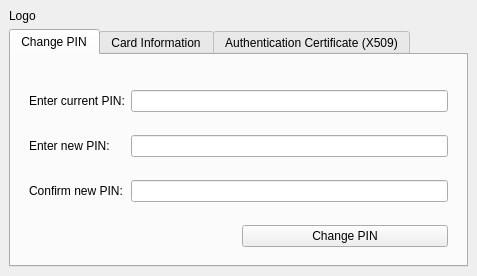
<?xml version="1.0" encoding="UTF-8"?>
<ui version="4.0">
 <class>MainWidget</class>
 <widget class="QMainWindow" name="MainWidget">
  <property name="geometry">
   <rect>
    <x>0</x>
    <y>0</y>
    <width>477</width>
    <height>274</height>
   </rect>
  </property>
  <property name="windowTitle">
   <string>MainWindow</string>
  </property>
  <widget class="QWidget" name="centralwidget">
   <layout class="QVBoxLayout" name="verticalLayout">
    <item>
     <layout class="QGridLayout" name="gridLayout">
      <item row="0" column="1">
       <widget class="QLabel" name="logoLabel">
        <property name="text">
         <string>Logo</string>
        </property>
       </widget>
      </item>
     </layout>
    </item>
    <item>
     <widget class="QTabWidget" name="tabWidget">
      <property name="currentIndex">
       <number>0</number>
      </property>
      <widget class="QWidget" name="pinChangeTab">
       <attribute name="title">
        <string>Change PIN</string>
       </attribute>
       <layout class="QVBoxLayout" name="verticalLayout_2">
        <item>
         <widget class="QWidget" name="passwordWidget" native="true">
          <layout class="QGridLayout" name="gridLayout_5">
           <item row="3" column="2">
            <widget class="QLabel" name="confirmPinInfoLabel">
             <property name="text">
              <string/>
             </property>
             <property name="alignment">
              <set>Qt::AlignRight|Qt::AlignTrailing|Qt::AlignVCenter</set>
             </property>
            </widget>
           </item>
           <item row="2" column="2">
            <widget class="QLabel" name="newPinInfoLabel">
             <property name="text">
              <string/>
             </property>
             <property name="alignment">
              <set>Qt::AlignRight|Qt::AlignTrailing|Qt::AlignVCenter</set>
             </property>
            </widget>
           </item>
           <item row="0" column="2">
            <widget class="QLabel" name="currentPinInfoLabel">
             <property name="text">
              <string/>
             </property>
             <property name="alignment">
              <set>Qt::AlignRight|Qt::AlignTrailing|Qt::AlignVCenter</set>
             </property>
            </widget>
           </item>
           <item row="4" column="2">
            <widget class="QPushButton" name="changePasswordButton">
             <property name="text">
              <string>Change PIN</string>
             </property>
            </widget>
           </item>
           <item row="0" column="1" rowspan="4" colspan="2">
            <layout class="QGridLayout" name="gridLayout_2">
             <item row="0" column="0">
              <widget class="QLabel" name="oldPinLabel">
               <property name="text">
                <string>Enter current PIN:</string>
               </property>
              </widget>
             </item>
             <item row="0" column="1">
              <widget class="QLineEdit" name="currentPasswordLineEdit">
               <property name="echoMode">
                <enum>QLineEdit::Password</enum>
               </property>
              </widget>
             </item>
             <item row="1" column="1">
              <widget class="QLineEdit" name="newPasswordLineEdit">
               <property name="echoMode">
                <enum>QLineEdit::Password</enum>
               </property>
              </widget>
             </item>
             <item row="1" column="0">
              <widget class="QLabel" name="newPinLabel">
               <property name="text">
                <string>Enter new PIN:</string>
               </property>
              </widget>
             </item>
             <item row="2" column="0">
              <widget class="QLabel" name="confirmPinLabel">
               <property name="text">
                <string>Confirm new PIN:</string>
               </property>
              </widget>
             </item>
             <item row="2" column="1">
              <widget class="QLineEdit" name="confirmPasswordLineEdit">
               <property name="echoMode">
                <enum>QLineEdit::Password</enum>
               </property>
              </widget>
             </item>
            </layout>
           </item>
          </layout>
         </widget>
        </item>
       </layout>
      </widget>
      <widget class="QWidget" name="cardInformationTab">
       <attribute name="title">
        <string>Card Information</string>
       </attribute>
       <layout class="QVBoxLayout" name="verticalLayout_3">
        <item>
         <layout class="QGridLayout" name="gridLayout_3">
          <item row="4" column="1" colspan="3">
           <widget class="QLineEdit" name="nameLineEdit">
            <property name="readOnly">
             <bool>true</bool>
            </property>
           </widget>
          </item>
          <item row="1" column="1">
           <widget class="QLineEdit" name="issuingDateLineEdit">
            <property name="readOnly">
             <bool>true</bool>
            </property>
           </widget>
          </item>
          <item row="7" column="0">
           <widget class="QLabel" name="label_7">
            <property name="text">
             <string>Address:</string>
            </property>
           </widget>
          </item>
          <item row="5" column="1" colspan="3">
           <widget class="QLineEdit" name="birthdateLineEdit">
            <property name="readOnly">
             <bool>true</bool>
            </property>
           </widget>
          </item>
          <item row="7" column="1" colspan="3">
           <widget class="QLineEdit" name="addressLineEdit">
            <property name="readOnly">
             <bool>true</bool>
            </property>
           </widget>
          </item>
          <item row="3" column="0">
           <widget class="QLabel" name="label_3">
            <property name="text">
             <string>Tax Number:</string>
            </property>
           </widget>
          </item>
          <item row="6" column="1" colspan="3">
           <widget class="QLineEdit" name="sexLineEdit">
            <property name="readOnly">
             <bool>true</bool>
            </property>
           </widget>
          </item>
          <item row="3" column="1" colspan="3">
           <widget class="QLineEdit" name="financialCodeLineEdit">
            <property name="readOnly">
             <bool>true</bool>
            </property>
           </widget>
          </item>
          <item row="1" column="2">
           <widget class="QLabel" name="label_2">
            <property name="text">
             <string>Expiry Date:</string>
            </property>
           </widget>
          </item>
          <item row="6" column="0">
           <widget class="QLabel" name="label_6">
            <property name="text">
             <string>Sex:</string>
            </property>
           </widget>
          </item>
          <item row="1" column="3">
           <widget class="QLineEdit" name="expiringDateLineEdit">
            <property name="readOnly">
             <bool>true</bool>
            </property>
           </widget>
          </item>
          <item row="4" column="0">
           <widget class="QLabel" name="label_4">
            <property name="text">
             <string>Cardholder Name:</string>
            </property>
           </widget>
          </item>
          <item row="5" column="0">
           <widget class="QLabel" name="label_5">
            <property name="text">
             <string>Birthdate:</string>
            </property>
           </widget>
          </item>
          <item row="1" column="0">
           <widget class="QLabel" name="label">
            <property name="text">
             <string>Issuing Date:</string>
            </property>
           </widget>
          </item>
          <item row="2" column="0">
           <widget class="QLabel" name="label_8">
            <property name="text">
             <string>Serial Number:</string>
            </property>
           </widget>
          </item>
          <item row="2" column="1" colspan="3">
           <widget class="QLineEdit" name="serialNumberLineEdit">
            <property name="readOnly">
             <bool>true</bool>
            </property>
           </widget>
          </item>
         </layout>
        </item>
       </layout>
      </widget>
      <widget class="QWidget" name="authenticationCertificateTab">
       <attribute name="title">
        <string>Authentication Certificate (X509)</string>
       </attribute>
       <layout class="QVBoxLayout" name="verticalLayout_4">
        <item>
         <layout class="QGridLayout" name="gridLayout_4">
          <item row="1" column="1">
           <widget class="QLineEdit" name="x509validNotBeforeLineEdit">
            <property name="readOnly">
             <bool>true</bool>
            </property>
           </widget>
          </item>
          <item row="2" column="1">
           <widget class="QLineEdit" name="x509ValidNotAfterLineEdit">
            <property name="readOnly">
             <bool>true</bool>
            </property>
           </widget>
          </item>
          <item row="0" column="0">
           <widget class="QLabel" name="label_9">
            <property name="text">
             <string>Serial Number:</string>
            </property>
           </widget>
          </item>
          <item row="0" column="1">
           <widget class="QLineEdit" name="x509SerialNumerLineEdit">
            <property name="readOnly">
             <bool>true</bool>
            </property>
           </widget>
          </item>
          <item row="1" column="0">
           <widget class="QLabel" name="label_10">
            <property name="text">
             <string>Valid from:</string>
            </property>
           </widget>
          </item>
          <item row="2" column="0">
           <widget class="QLabel" name="label_11">
            <property name="text">
             <string>Valid until:</string>
            </property>
           </widget>
          </item>
          <item row="3" column="1">
           <widget class="QLineEdit" name="x509IssuerCommonNameLineEdit">
            <property name="readOnly">
             <bool>true</bool>
            </property>
           </widget>
          </item>
          <item row="3" column="0">
           <widget class="QLabel" name="label_12">
            <property name="text">
             <string>Issuer:</string>
            </property>
           </widget>
          </item>
         </layout>
        </item>
        <item>
         <spacer name="verticalSpacer">
          <property name="orientation">
           <enum>Qt::Vertical</enum>
          </property>
          <property name="sizeHint" stdset="0">
           <size>
            <width>20</width>
            <height>40</height>
           </size>
          </property>
         </spacer>
        </item>
       </layout>
      </widget>
     </widget>
    </item>
   </layout>
  </widget>
 </widget>
 <resources/>
 <connections/>
</ui>
